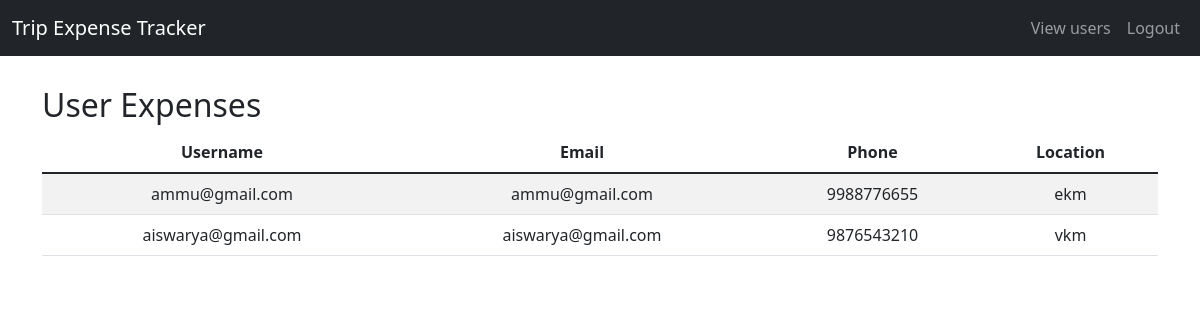
/viewusers/, run on the app's committed database.
### app/models.py (models this page shows, shortened)
class userregister(models.Model):
    user = models.OneToOneField(User, on_delete=models.CASCADE)
    email = models.EmailField()
    phone = models.CharField(max_length=15)
    location = models.CharField(max_length=100)
    confirm_password = models.CharField(max_length=255)

### app/views.py (the view)
# urls.py: path('viewusers/', views.viewusers, name='viewusers'),
def viewusers(request):
    users = userregister.objects.all()
    return render(request, 'admin/viewusers.html', {'users': users})

### templates/admin/viewusers.html (shortened to what this page needs)
<!DOCTYPE html>
<html lang="en">
<head>
    <link href="https://cdn.jsdelivr.net/npm/bootstrap@5.1.3/dist/css/bootstrap.min.css" rel="stylesheet">
</head>
<body>
    <nav class="navbar navbar-expand-lg navbar-dark bg-dark">
        <div class="container-fluid">
            <a class="navbar-brand" href="../adminhome">Trip Expense Tracker</a>
            <div class="collapse navbar-collapse" id="navbarNav">
                <ul class="navbar-nav ms-auto">
                    <li class="nav-item"><a class="nav-link" href="../viewusers">View users</a></li>
                    <li class="nav-item"><a class="nav-link" href="../adminlogout">Logout</a></li>
                </ul>
            </div>
        </div>
    </nav>
    <div class="container table-container">
        <h2>User Expenses</h2>
        <table class="table table-striped">
            <thead>
                <tr>
                    <th>Username</th>
                    <th>Email</th>
                    <th>Phone</th>
                    <th>Location</th>
                </tr>
            </thead>
            <tbody>
                {% for user in users %}
                <tr>
                    <td>{{ user.user.username }}</td>
                    <td>{{ user.email }}</td>
                    <td>{{ user.phone }}</td>
                    <td>{{ user.location }}</td>
                </tr>
                {% empty %}
                <tr>
                    <td colspan="4">No users found.</td>
                </tr>
                {% endfor %}
            </tbody>
        </table>
    </div>
</body>
</html>

### templates/admin/viewusers.html (style rules this page uses)
.table-container { margin-top: 30px; }
.table th, .table td { text-align: center; }

### data on the page
userregister: user.username "ammu@gmail.com", email "ammu@gmail.com", phone "9988776655", location "ekm"
userregister: user.username "aiswarya@gmail.com", email "aiswarya@gmail.com", phone "9876543210", location "vkm"
